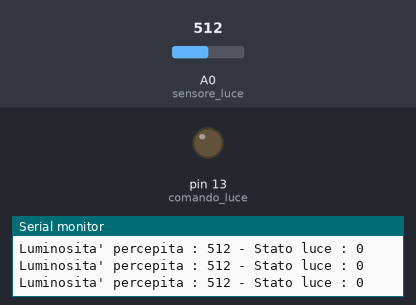
The sketch below on a simulated Arduino Uno, built with avr-gcc and run on an emulated ATmega328P. Parts: output pins drawn as LEDs (lit = HIGH), the last lines printed to the serial monitor. Inputs (shaded band) come from the test bench; at power-on: A0 (sensore_luce) = 512.

Above: at 1.2 s.
1.3 s: A0 (sensore_luce) set to 16
4.3 s: A0 (sensore_luce) set to 13
At 5.4 s:
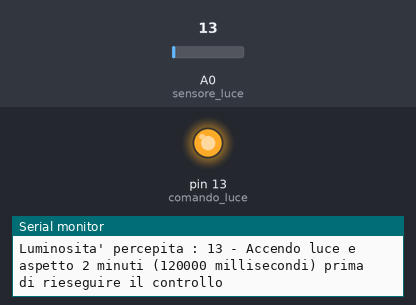
Timing chart, 0 to 7.3 s (numbered marks = the images above; inputs shaded):
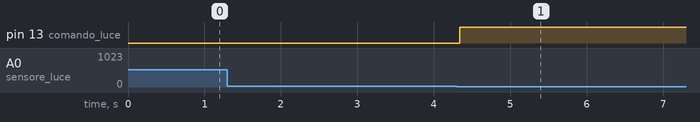

The sketch:

Arduino_Crepuscolare.ino
```cpp
/*
 * Arduino Crepuscolare
 * Semplice programmino per mostrare come creare un sistema crepuscolare utilizzando Arduino
 *
 * Autore  : Andrea Lombardo
 * Web     : http://www.lombardoandrea.com
 * Post    : http://bit.ly/arduino-crepuscolare
 * Git     : https://github.com/AndreaLombardo/Arduino-Crepuscolare
 */

static int sensore_luce = A0; //pin analogico che riceve l'indice di luminosità
static int comando_luce = 13; //pin che comanderà la luce (o sistema di pilotaggio grosso carico)
static int minuti_attesa = 2; //specifica il numero di minuti dopo i quali rieseguire il controllo una volta accesa la luce

static int soglia = 15; //modificare questo valore per definire la soglia dopo la quale verr accesa la luce

unsigned long attesa; //conterra' i minuti di attesa trasformati in millisecondi
int luminosita; // conterra' l'indice di luminosità percepito
boolean luceOn; // conterra' lo stato della luce, true = 1 = accesa, false = 0 = spenta

void setup() {

  //inizializzo comunicazione seriale per mostrare a video quello che stà accadendo
  Serial.begin(9600);

  //definisco la modalità dei pin
  pinMode(comando_luce, OUTPUT);
  pinMode(sensore_luce, INPUT);

  //trasformo i minuti d'attesa in millisecondi da dare in pasto alla funzione delay
  attesa = ((minuti_attesa * 60UL ) * 1000UL);

  //imposto indice di luminosità a 0
  luminosita = 0;

  //di default imposto lo stato della luce = a spento
  luceOn = false;

  //spengo la luce
  digitalWrite(comando_luce, LOW);
}

void loop() {

  //leggo l'indice di luminosità dal pin A0 (sensore_luce)
  luminosita = analogRead(sensore_luce);

  //comunico le info via monitor seriale
  Serial.print("Luminosita' percepita : ");
  Serial.print(luminosita);

  //se l'indice di luminosità è inferiore alla soglia
  if (luminosita < soglia) {
    //accendo la luce
    digitalWrite(comando_luce, HIGH);
    //informo il programma che la luce è accesa
    luceOn = true;
    //informo tramite monitor seriale
    Serial.print(" - Accendo luce e aspetto ");
    Serial.print(minuti_attesa);
    Serial.print(" minuti (");
    Serial.print(attesa);
    Serial.print(" millisecondi) prima di rieseguire il controllo");
    //mi metto in pausa e aspetto che finiscano i minuti_attesa
    delay(attesa);
  } else {
    //se l'indice di luminosità non è inferiore alla soglia, mantengo la luce spenta
    digitalWrite(comando_luce, LOW);
    //informo il programma che la luce è spenta
    luceOn = false;
  }

  //invio le info al monitor seriale
  Serial.print(" - Stato luce : ");
  Serial.println(luceOn);

}
```

Measured:
- the behaviour switches between 15 and 14 on A0 (sensore_luce) (found by bisection; images 0 and 1)
- after the input at 4.3 s, pin 13 (comando_luce): LOW → HIGH at once
